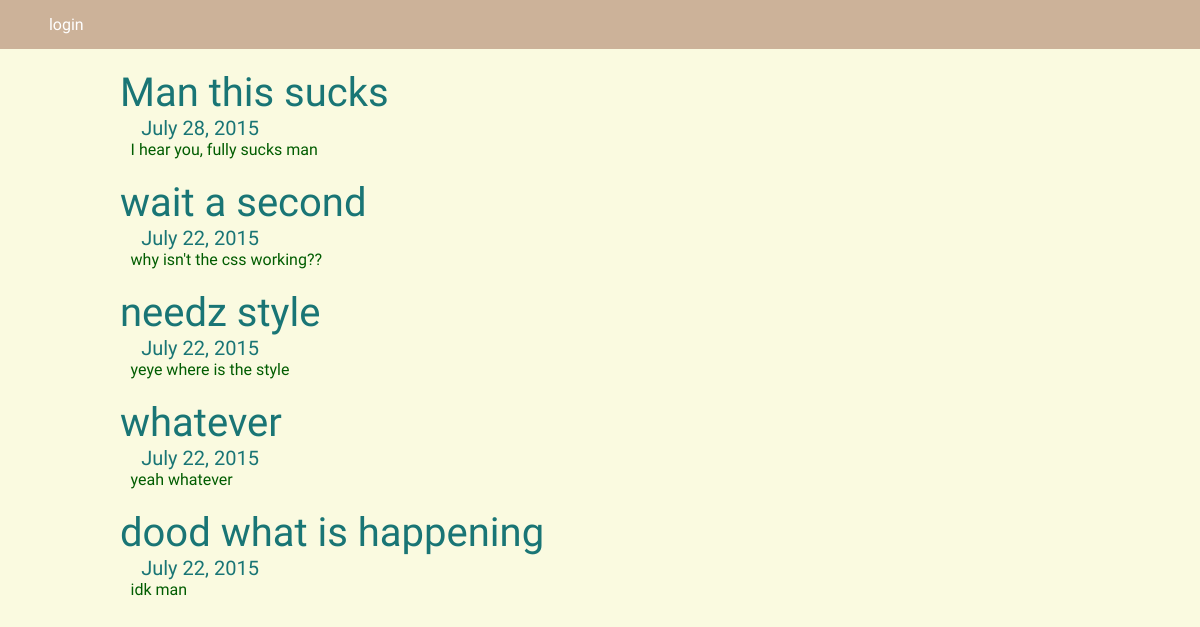
The page /idiot/ on the database its author committed.
### post/models.py (models this page shows, shortened)
class Post(models.Model):
    author = models.ForeignKey(User)
    text = models.TextField()
    subject = models.CharField(max_length=20)
    date = models.DateField(timezone.now())

### post/views.py (the view)
# urls.py: url(r'^(?P<username>[\w-]+)/$', views.main, name='main'),
def main(request, username):
	u = get_object_or_404(User, username=username)
	p = u.post_set.all().order_by('-id')
	if u.is_authenticated() and u.is_active:
		return render(request, 'post/index.html', {'user' : u, 'posts' : p, 'logged' : 'yes'})
	else :
		return render(request, 'post/index.html', {'user' : u, 'posts' : p})

### post/templates/post/index.html (shortened to what this page needs)
{% load staticfiles %}
<head>
	<link rel="stylesheet" type="text/css" href="{% static "css/poststyle.css" %}">
</head>
<body>
	<div id = "nav">
		<div id = "logo">
		</div>
		{% if logged %}
		<div id = "transfer">
			<div id = "new">
				<a href = "{% url 'post:new' user.username %}">new</a>
			</div>
			<div id = "logout">
				<a href = "{% url 'login:done' user.username %}">logout</a>
			</div>
		{% else %}
			<div id = "login">
				<a href = "{% url 'login:index' %}">login</a>
			</div>
		</div>
		{% endif %}
	<div id = "postlist">
		<ul>
		{% for post in posts %}
			<li id = "post">
				<div "line">
					<div id = "sub">
						{{ post.subject }}
					</div>
					<div id = "date">
						{{ post.date }}
					</div>
				</div>
				<div id = "line">
					<div id = "text">
						{{ post.text }}
					</div>
			</li>
		{% endfor %}
		</ul>
	</div>
</body>

### post/static/css/poststyle.css (style rules this page uses)
* { margin: 0; padding: 0; color: }
a { color: white; text-decoration: none; }
body { font-family: Raleway; background-color: rgb(250, 250, 224); }
#nav { background-color: rgb(204, 178, 153); display: inline-block; width: 100%; }
#nav div { display: inline-block; padding: 15px; }
#postlist { color: rgb(0, 92, 0); background-color: rgb(250, 250, 224); }
#post { margin: 20px; margin-left: 10%; }
#post div { display: block; }
#line div { display: inline-block; }
#sub { color: rgb(25, 117, 117); font-size: 40px; }
#date { font-size: 20px; color: rgb(25, 117, 117); margin-left: 2%; }
#text { margin-left: 1%; width:70%; }
li { list-style: none; }

### rows shown on the page
Post: subject "Man this sucks", date "July 28, 2015", text "I hear you, fully sucks man"
Post: subject "wait a second", date "July 22, 2015", text "why isn't the css working??"
Post: subject "needz style", date "July 22, 2015", text "yeye where is the style"
Post: subject "whatever", date "July 22, 2015", text "yeah whatever"
Post: subject "dood what is happening", date "July 22, 2015", text "idk man"
